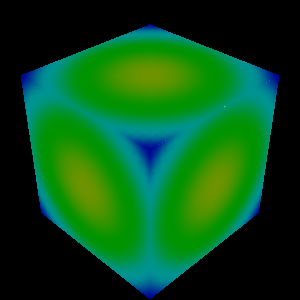

Generate this figure with Python:
#!/usr/bin/env python

# Clean an unstructured grid using vtkStaticCleanUnstructuredGrid
# with zero and non-zero tolerances, including shrunk data.

# Factory overrides
import vtkmodules.vtkInteractionStyle  # noqa: F401
import vtkmodules.vtkRenderingOpenGL2  # noqa: F401

from vtkmodules.vtkCommonCore import vtkPoints
from vtkmodules.vtkCommonDataModel import (
    vtkCellArray,
    vtkGenericCell,
    vtkSphere,
    vtkUnstructuredGrid,
)
from vtkmodules.vtkFiltersCore import (
    vtkPointDataToCellData,
    vtkStaticCleanUnstructuredGrid,
)
from vtkmodules.vtkFiltersGeneral import vtkShrinkFilter
from vtkmodules.vtkImagingHybrid import vtkSampleFunction
from vtkmodules.vtkRenderingCore import (
    vtkActor,
    vtkDataSetMapper,
    vtkRenderWindow,
    vtkRenderWindowInteractor,
    vtkRenderer,
)

resolution = 25

# Source: sample a sphere implicit function
sphere = vtkSphere()
sphere.SetCenter(0, 0, 0)
sphere.SetRadius(0.25)

sample_func = vtkSampleFunction()
sample_func.SetImplicitFunction(sphere)
sample_func.SetModelBounds(-0.5, 0.5, -0.5, 0.5, -0.5, 0.5)
sample_func.SetSampleDimensions(resolution, resolution, resolution)

# Convert point data to cell data
point_to_cell = vtkPointDataToCellData()
point_to_cell.SetInputConnection(sample_func.GetOutputPort())
point_to_cell.PassPointDataOn()
point_to_cell.SetProcessAllArrays(False)
point_to_cell.AddPointDataArray("scalars")
point_to_cell.Update()

sample = point_to_cell.GetOutput()

# Build an unstructured grid from the second half of cells
points = vtkPoints()
cells = vtkCellArray()
grid = vtkUnstructuredGrid()
grid.SetPoints(points)

num_pts = sample.GetNumberOfPoints()
points.SetNumberOfPoints(num_pts)
grid.GetPointData().ShallowCopy(sample.GetPointData())
for p_id in range(num_pts):
    points.SetPoint(p_id, sample.GetPoint(p_id))

num_cells = sample.GetNumberOfCells()
gen_cell = vtkGenericCell()
grid.GetCellData().CopyAllocate(sample.GetCellData())
for c_id in range(int(num_cells / 2), num_cells):
    sample.GetCell(c_id, gen_cell)
    new_id = grid.InsertNextCell(gen_cell.GetCellType(), gen_cell.GetPointIds())
    grid.GetCellData().CopyData(sample.GetCellData(), c_id, new_id)

# Clean with zero tolerance
clean_0 = vtkStaticCleanUnstructuredGrid()
clean_0.SetInputData(grid)
clean_0.ToleranceIsAbsoluteOn()
clean_0.SetTolerance(0.0)
clean_0.RemoveUnusedPointsOff()
clean_0.Update()

print(f"Grid: {grid.GetNumberOfPoints()} points, {grid.GetNumberOfCells()} cells")
print(f"Zero tolerance: {clean_0.GetOutput().GetNumberOfPoints()} points, {clean_0.GetOutput().GetNumberOfCells()} cells")

# Shrink then clean with non-zero tolerance
shrink = vtkShrinkFilter()
shrink.SetInputData(sample)
shrink.SetShrinkFactor(0.999)
shrink.Update()

clean_1 = vtkStaticCleanUnstructuredGrid()
clean_1.SetInputConnection(shrink.GetOutputPort())
clean_1.ToleranceIsAbsoluteOn()
clean_1.SetAbsoluteTolerance(0.01)
clean_1.ProduceMergeMapOn()
clean_1.AveragePointDataOn()
clean_1.Update()

print(f"Shrunk: {shrink.GetOutput().GetNumberOfPoints()} points, {shrink.GetOutput().GetNumberOfCells()} cells")
print(f"Non-zero tolerance: {clean_1.GetOutput().GetNumberOfPoints()} points, {clean_1.GetOutput().GetNumberOfCells()} cells")

# Mapper
mapper = vtkDataSetMapper()
mapper.SetInputConnection(clean_1.GetOutputPort())
mapper.SetScalarRange(sample.GetPointData().GetScalars().GetRange())

# Actor
actor = vtkActor()
actor.SetMapper(mapper)
actor.GetProperty().SetInterpolationToFlat()

# Renderer
renderer = vtkRenderer()
renderer.AddActor(actor)
renderer.SetBackground(0, 0, 0)

# Window
render_window = vtkRenderWindow()
render_window.SetMultiSamples(0)
render_window.AddRenderer(renderer)
render_window.SetSize(300, 300)
render_window.SetWindowName("clean unstructuredgrid")

# Scene
camera = renderer.GetActiveCamera()
camera.SetPosition(1, 1, 1)
renderer.ResetCamera()

# Interactor
interactor = vtkRenderWindowInteractor()
interactor.SetRenderWindow(render_window)

interactor.Initialize()
interactor.Start()
